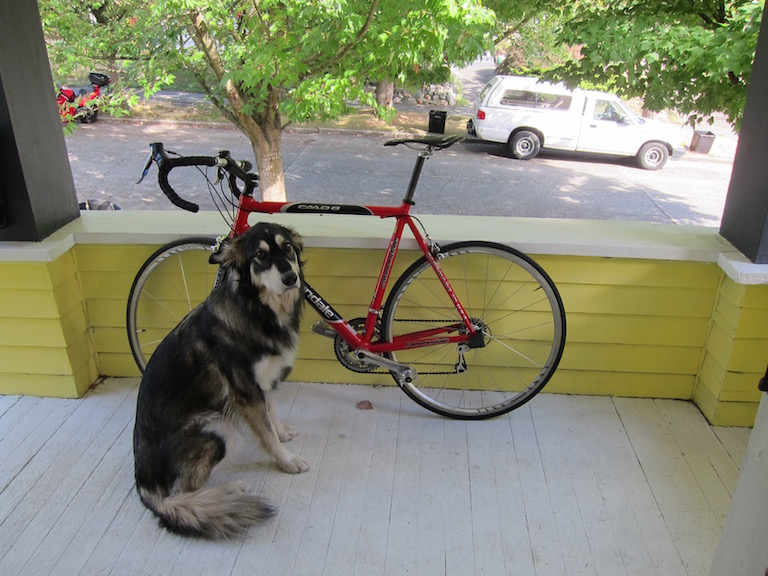
#> input picture demo-yolov4-tiny/dog.jpg, 768 x 576 px
$ jupyter execute scratch.ipynb
#> lines starting #> are read from the running program, lines starting #| are printed output that depends on the picture; after the words box and inside, x2 and y2 are one past the last pixel; in counts of white or black regions, pixels touching at a corner belong together
# Preprocess Image

[cell 1]
from matplotlib import pyplot as plt
import cv2

def canny(img):
    return cv2.Canny(
        img,
        threshold1=123,
        threshold2=123
    )

def thresh(img):
    return cv2.adaptiveThreshold(
        img,
        255.0,
        cv2.ADAPTIVE_THRESH_GAUSSIAN_C,
        cv2.THRESH_BINARY_INV,
        11,
        3
    )

def subplot_with_title(ax, img, title, gray=True):
    if gray:
        ax.imshow(img, cmap='gray')
    else:
        ax.imshow(img)
    ax.set_title(title)

[cell 2]
doggo = cv2.imread('./demo-yolov4-tiny/dog.jpg')
#> doggo is the input picture: shape (576, 768, 3); mean B, G, R 114.1, 135.7, 134.4

img = cv2.cvtColor(doggo, cv2.COLOR_BGR2RGB)
gray = cv2.cvtColor(img, cv2.COLOR_RGB2GRAY)
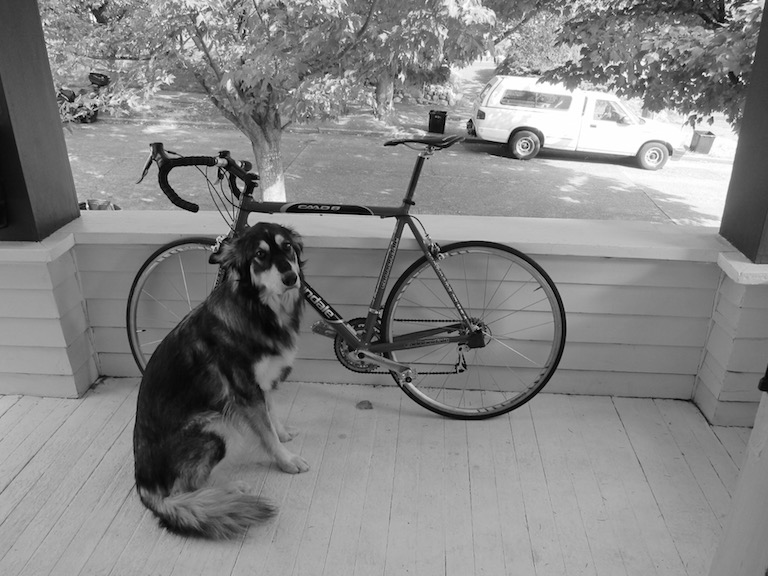
#> gray: shape (576, 768); min 0, max 255, mean 132.8

gauss = cv2.GaussianBlur(gray,(3,3),0)
bilat = cv2.bilateralFilter(gray, 13, 15, 15)

[cell 3]
fig, ax = plt.subplots(nrows=4, ncols=3, figsize=(15,15))

subplot_with_title(ax[0,0], img, 'Original', gray=False)
subplot_with_title(ax[1,0], gray, 'Grayscale')
subplot_with_title(ax[2,0], gauss, 'GaussianBlur')
subplot_with_title(ax[3,0], bilat, 'Bilateral Filter')

subplot_with_title(ax[0,1], canny(img), 'canny', gray=False)
#> in canny, `return cv2.Canny( img, threshold1=123, threshold2=123 )`:
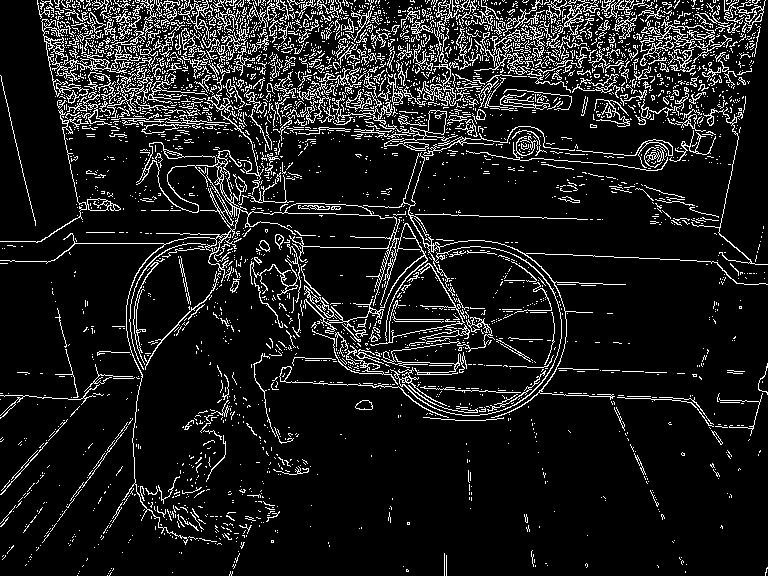
#> returned value: shape (576, 768); 10.9% white in thin lines or dots
subplot_with_title(ax[1,1], canny(gray), 'canny')
#> in canny (call 2), `return cv2.Canny( img, threshold1=123, threshold2=123 )`:
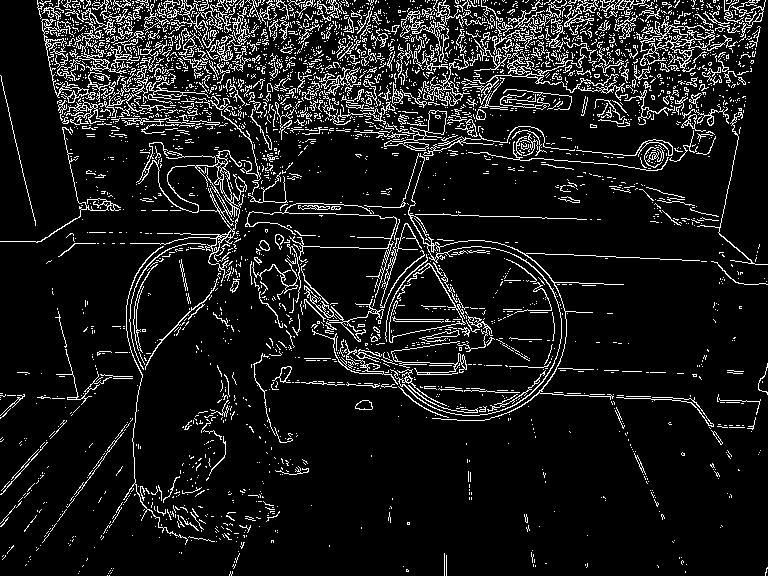
#> returned value: shape (576, 768); 10% white in thin lines or dots
subplot_with_title(ax[2,1], canny(gauss), 'canny (gauss)')
#> in canny (call 3), `return cv2.Canny( img, threshold1=123, threshold2=123 )`:
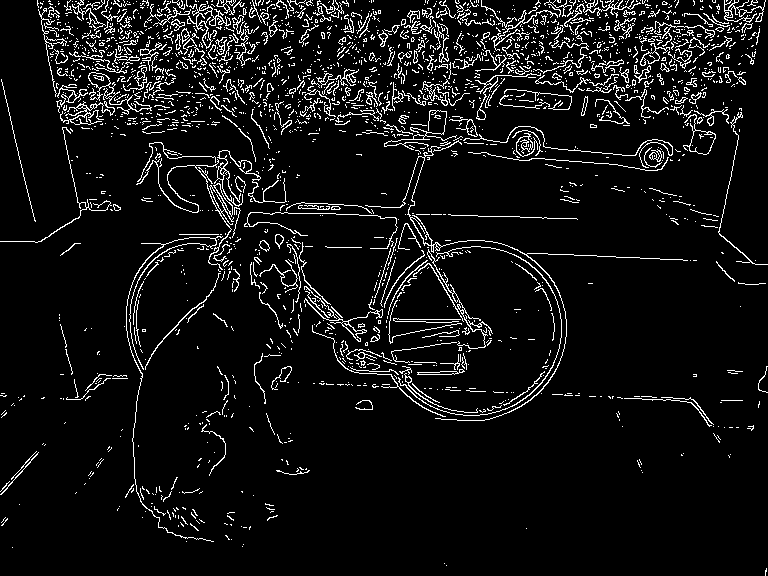
#> returned value: shape (576, 768); 7.1% white in thin lines or dots
subplot_with_title(ax[3,1], canny(bilat), 'canny (bilat)')
#> in canny (call 4), `return cv2.Canny( img, threshold1=123, threshold2=123 )`:
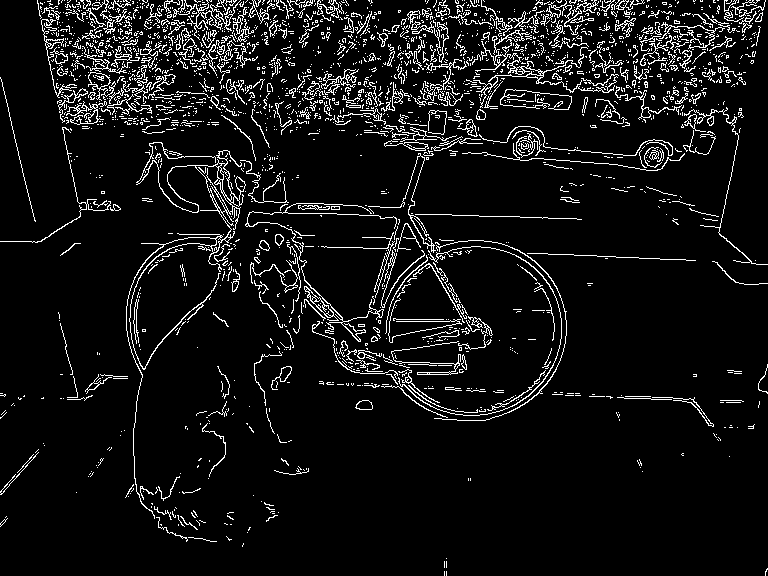
#> returned value: shape (576, 768); 7.5% white in thin lines or dots

#subplot_with_title(ax[0,2], thresh(img), 'thresh', gray=False)
subplot_with_title(ax[1,2], thresh(gray), 'thresh')
#> in thresh, `return cv2.adaptiveThreshold( img, 255.0, cv2.ADAPTIVE_THRESH_GAUSSIAN..`:
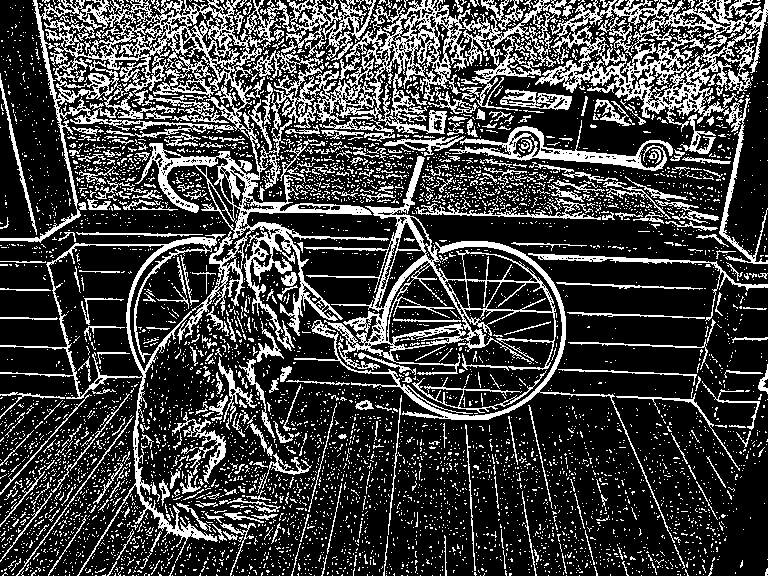
#> returned value: shape (576, 768); 25.4% white in thin lines or dots
subplot_with_title(ax[2,2], thresh(gauss), 'thresh (gauss)')
#> in thresh (call 2), `return cv2.adaptiveThreshold( img, 255.0, cv2.ADAPTIVE_THRESH_GAUSSIAN..`:
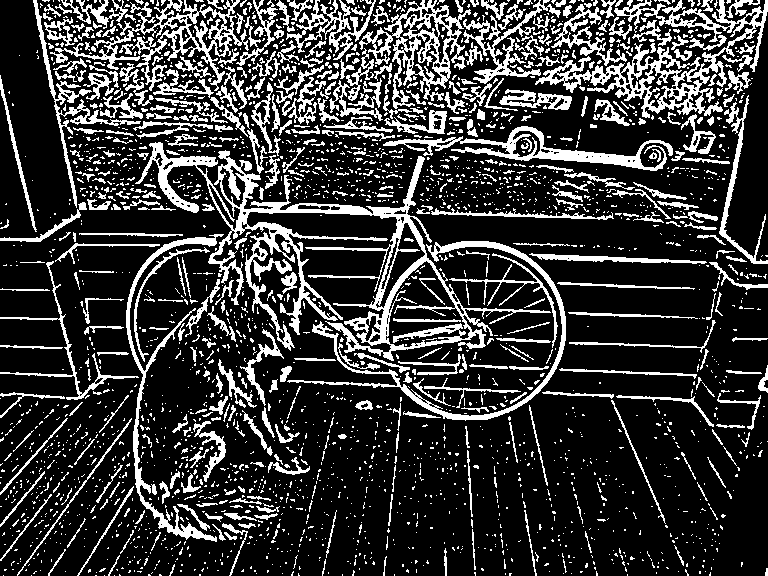
#> returned value: shape (576, 768); 21.8% white; 2710 white regions (2252 under 20 px), largest, box (x1, y1, x2, y2) and area: (135, 142, 551, 361) 12925, (535, 0, 768, 118) 6178, (50, 0, 249, 91) 3824
subplot_with_title(ax[3,2], thresh(bilat), 'thresh (bilat)')
#> in thresh (call 3), `return cv2.adaptiveThreshold( img, 255.0, cv2.ADAPTIVE_THRESH_GAUSSIAN..`:
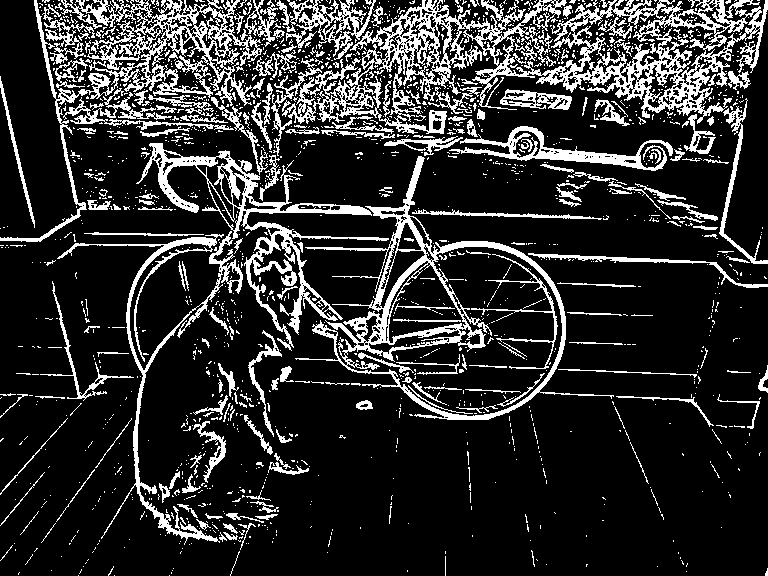
#> returned value: shape (576, 768); 18% white; 1678 white regions (1452 under 20 px), largest, box (x1, y1, x2, y2) and area: (282, 0, 768, 134) 18396, (0, 0, 262, 242) 8319, (295, 156, 614, 420) 7928

plt.tight_layout()
plt.show()
